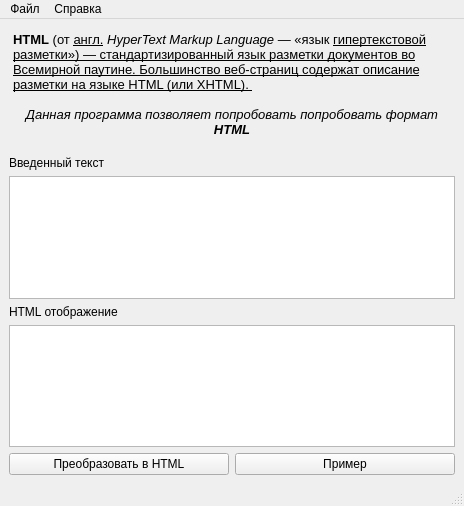
<?xml version="1.0" encoding="UTF-8"?>
<ui version="4.0">
 <class>MainWindow</class>
 <widget class="QMainWindow" name="MainWindow">
  <property name="geometry">
   <rect>
    <x>0</x>
    <y>0</y>
    <width>464</width>
    <height>506</height>
   </rect>
  </property>
  <property name="windowTitle">
   <string>HTML Editor</string>
  </property>
  <property name="windowIcon">
   <iconset>
    <normaloff>resources/images/icon.png</normaloff>resources/images/icon.png</iconset>
  </property>
  <property name="windowOpacity">
   <double>1.000000000000000</double>
  </property>
  <widget class="QWidget" name="centralwidget">
   <layout class="QGridLayout" name="gridLayout">
    <item row="1" column="0">
     <widget class="QLabel" name="label">
      <property name="text">
       <string>Введенный текст</string>
      </property>
     </widget>
    </item>
    <item row="5" column="0">
     <layout class="QHBoxLayout" name="horizontalLayout">
      <item>
       <widget class="QPushButton" name="pushButton">
        <property name="text">
         <string>Преобразовать в HTML</string>
        </property>
       </widget>
      </item>
      <item>
       <widget class="QPushButton" name="pushButton_example">
        <property name="text">
         <string>Пример</string>
        </property>
       </widget>
      </item>
     </layout>
    </item>
    <item row="2" column="0">
     <widget class="QPlainTextEdit" name="plainTextEdit">
      <property name="font">
       <font>
        <family>Arial</family>
        <pointsize>14</pointsize>
       </font>
      </property>
      <property name="cursor" stdset="0">
       <cursorShape>IBeamCursor</cursorShape>
      </property>
      <property name="plainText">
       <string/>
      </property>
     </widget>
    </item>
    <item row="3" column="0">
     <widget class="QLabel" name="label_2">
      <property name="text">
       <string>HTML отображение</string>
      </property>
     </widget>
    </item>
    <item row="4" column="0">
     <widget class="QTextBrowser" name="textBrowser">
      <property name="font">
       <font>
        <family>Arial</family>
        <pointsize>14</pointsize>
       </font>
      </property>
      <property name="html">
       <string>&lt;!DOCTYPE HTML PUBLIC &quot;-//W3C//DTD HTML 4.0//EN&quot; &quot;http://www.w3.org/TR/REC-html40/strict.dtd&quot;&gt;
&lt;html&gt;&lt;head&gt;&lt;meta name=&quot;qrichtext&quot; content=&quot;1&quot; /&gt;&lt;style type=&quot;text/css&quot;&gt;
p, li { white-space: pre-wrap; }
&lt;/style&gt;&lt;/head&gt;&lt;body style=&quot; font-family:'Arial'; font-size:14pt; font-weight:400; font-style:normal;&quot;&gt;
&lt;p style=&quot;-qt-paragraph-type:empty; margin-top:0px; margin-bottom:0px; margin-left:0px; margin-right:0px; -qt-block-indent:0; text-indent:0px; font-family:'MS Shell Dlg 2'; font-size:8.25pt;&quot;&gt;&lt;br /&gt;&lt;/p&gt;&lt;/body&gt;&lt;/html&gt;</string>
      </property>
     </widget>
    </item>
    <item row="0" column="0">
     <widget class="QTextBrowser" name="textBrowser_2">
      <property name="styleSheet">
       <string notr="true">background-color: rgb(255, 255, 255,0);
border:0;</string>
      </property>
      <property name="html">
       <string>&lt;!DOCTYPE HTML PUBLIC &quot;-//W3C//DTD HTML 4.0//EN&quot; &quot;http://www.w3.org/TR/REC-html40/strict.dtd&quot;&gt;
&lt;html&gt;&lt;head&gt;&lt;meta name=&quot;qrichtext&quot; content=&quot;1&quot; /&gt;&lt;style type=&quot;text/css&quot;&gt;
p, li { white-space: pre-wrap; }
&lt;/style&gt;&lt;/head&gt;&lt;body style=&quot; font-family:'MS Shell Dlg 2'; font-size:8.25pt; font-weight:400; font-style:normal;&quot;&gt;
&lt;p style=&quot; margin-top:0px; margin-bottom:0px; margin-left:0px; margin-right:0px; -qt-block-indent:0; text-indent:0px;&quot;&gt;&lt;span style=&quot; font-family:'sans-serif'; font-size:10pt; font-weight:696;&quot;&gt;HTML&lt;/span&gt;&lt;span style=&quot; font-family:'sans-serif'; font-size:10pt;&quot;&gt; (от &lt;/span&gt;&lt;span style=&quot; font-family:'sans-serif'; font-size:10pt; text-decoration: underline;&quot;&gt;англ.&lt;/span&gt;&lt;span style=&quot; font-family:'sans-serif'; font-size:10pt;&quot;&gt; &lt;/span&gt;&lt;span style=&quot; font-family:'sans-serif'; font-size:10pt; font-style:italic;&quot;&gt;HyperText Markup Language&lt;/span&gt;&lt;span style=&quot; font-family:'sans-serif'; font-size:10pt;&quot;&gt; — «язык &lt;/span&gt;&lt;span style=&quot; font-family:'sans-serif'; font-size:10pt; text-decoration: underline;&quot;&gt;гипертекстовой разметки») — стандартизированный язык разметки документов во Всемирной паутине. Большинство веб-страниц содержат описание разметки на языке HTML (или XHTML). &lt;/span&gt;&lt;/p&gt;
&lt;p style=&quot;-qt-paragraph-type:empty; margin-top:0px; margin-bottom:0px; margin-left:0px; margin-right:0px; -qt-block-indent:0; text-indent:0px; font-family:'sans-serif'; font-size:10pt; color:#202122;&quot;&gt;&lt;br /&gt;&lt;/p&gt;
&lt;p align=&quot;center&quot; style=&quot; margin-top:0px; margin-bottom:0px; margin-left:0px; margin-right:0px; -qt-block-indent:0; text-indent:0px;&quot;&gt;&lt;span style=&quot; font-family:'sans-serif'; font-size:10pt; font-style:italic;&quot;&gt;Данная программа позволяет попробовать попробовать формат&lt;/span&gt;&lt;span style=&quot; font-family:'sans-serif'; font-size:10pt; font-weight:600; font-style:italic;&quot;&gt; HTML&lt;/span&gt;&lt;/p&gt;&lt;/body&gt;&lt;/html&gt;</string>
      </property>
     </widget>
    </item>
   </layout>
  </widget>
  <widget class="QMenuBar" name="menubar">
   <property name="geometry">
    <rect>
     <x>0</x>
     <y>0</y>
     <width>464</width>
     <height>21</height>
    </rect>
   </property>
   <widget class="QMenu" name="menu">
    <property name="title">
     <string>Файл</string>
    </property>
    <addaction name="action_2"/>
    <addaction name="action_3"/>
    <addaction name="action_4"/>
   </widget>
   <widget class="QMenu" name="menu_2">
    <property name="title">
     <string>Справка</string>
    </property>
    <addaction name="action"/>
   </widget>
   <addaction name="menu"/>
   <addaction name="menu_2"/>
  </widget>
  <widget class="QStatusBar" name="statusbar"/>
  <action name="action">
   <property name="icon">
    <iconset>
     <normaloff>resources/images/question.png</normaloff>
     <activeon>images/question.png</activeon>resources/images/question.png</iconset>
   </property>
   <property name="text">
    <string>Информация</string>
   </property>
   <property name="shortcut">
    <string>Ctrl+I</string>
   </property>
  </action>
  <action name="action_2">
   <property name="icon">
    <iconset>
     <normaloff>resources/images/disk.png</normaloff>
     <activeon>images/disk.png</activeon>resources/images/disk.png</iconset>
   </property>
   <property name="text">
    <string>Сохранить</string>
   </property>
   <property name="shortcut">
    <string>Ctrl+S</string>
   </property>
  </action>
  <action name="action_3">
   <property name="icon">
    <iconset>
     <normaloff>resources/images/printer.png</normaloff>
     <activeon>images/printer.png</activeon>resources/images/printer.png</iconset>
   </property>
   <property name="text">
    <string>Печать</string>
   </property>
   <property name="shortcut">
    <string>Ctrl+P</string>
   </property>
  </action>
  <action name="action_4">
   <property name="icon">
    <iconset>
     <normaloff>resources/images/arrow-curve-180-left.png</normaloff>
     <activeon>images/arrow-curve-180-left.png</activeon>resources/images/arrow-curve-180-left.png</iconset>
   </property>
   <property name="text">
    <string>Выход</string>
   </property>
   <property name="shortcut">
    <string>Esc</string>
   </property>
  </action>
 </widget>
 <resources/>
 <connections/>
</ui>
